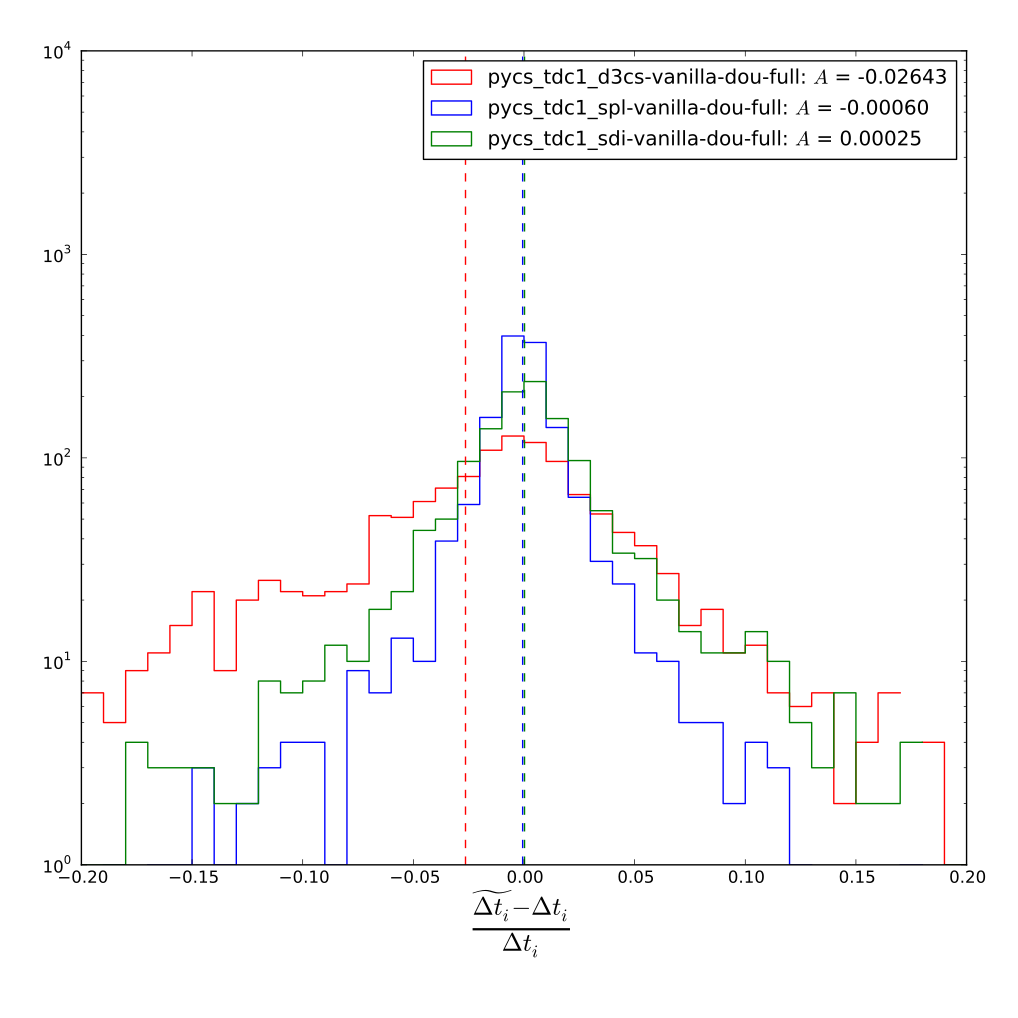

This chart was generated by the following Python code:
import pycs
import numpy as np
import matplotlib.pyplot as plt
from scipy.stats import norm


range = 0.2



db = pycs.gen.util.readpickle("../db.pkl").values()
db = [item for item in db if item["in_tdc1"] == 1] # No need for the other ones
db = [item for item in db if abs(item["truetd"]) > 10.0]

#db = [item for item in db if item["rung"] == 4]

colors = ["red", "blue", "green"]

def subhist(db, subname, subi):
	
	seldb = [item for item in db if subname + "_td" in item] # We keep only the entries that have this submission
	print subname, len(seldb)

	truetds = np.array([item["truetd"] for item in seldb])
	submtds = np.array([item[subname + "_td"] for item in seldb])
	submtderrs = np.array([item[subname + "_tderr"] for item in seldb])
	
	submtdoffs = submtds - truetds
	
	chi2terms = submtdoffs/submtderrs
	chi2 = np.sum(chi2terms**2) / len(seldb) 

	aterms = submtdoffs/truetds
	aabsterms = submtdoffs/np.fabs(truetds)
	
	a = np.mean(aterms)

	bla = plt.hist(aterms, log=True, bins=40, range=(-range, range), histtype="step", color=colors[subi], label="%s: $A$ = %.5f" % (subname, a))
	plt.axvline(a, color = colors[subi], lw=1, ls="--")
	
	#plt.hist(submtdreloffs, bins=75, range=(-range, range), normed=True, histtype="step", label="%s: $\\chi^2$ = %.3f" % (subname, chi2))


fig = plt.figure(figsize=(10, 10))
fig.subplots_adjust(bottom=0.15, top=0.95, left=0.08, right=0.95)

subnames = ["pycs_tdc1_d3cs-vanilla-dou-full", "pycs_tdc1_spl-vanilla-dou-full", "pycs_tdc1_sdi-vanilla-dou-full"]


for subi, subname in enumerate(subnames):
	subhist(db, subname, subi)

#x = np.linspace(-range, range, 1000)
#plt.plot(x, norm.pdf(x, 0.0, 1.0), color="black", label="Standard normal distribution")

#plt.title("All rungs")
#plt.xlabel(r"$\frac{\widetilde{\Delta t_i} - \Delta t_i}{\sigma_i}$", fontsize=26)
plt.xlabel(r"$\frac{\widetilde{\Delta t_i} - \Delta t_i}{\Delta t_i}$", fontsize=26)


plt.xlim(-range, range)
plt.ylim(1, 1e4)
plt.legend()
plt.show()
#plt.savefig("test.pdf")
